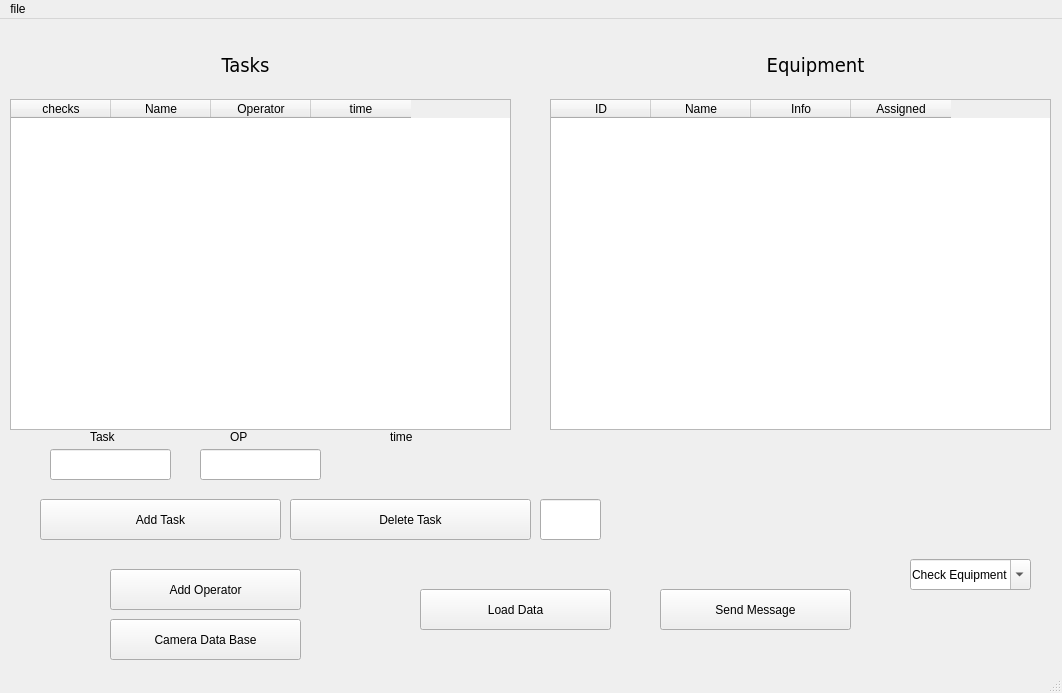
<?xml version="1.0" encoding="UTF-8"?>
<ui version="4.0">
 <class>MainWindow</class>
 <widget class="QMainWindow" name="MainWindow">
  <property name="geometry">
   <rect>
    <x>0</x>
    <y>0</y>
    <width>1062</width>
    <height>693</height>
   </rect>
  </property>
  <property name="windowTitle">
   <string>MainWindow</string>
  </property>
  <widget class="QWidget" name="centralwidget">
   <widget class="QPushButton" name="cameraData">
    <property name="geometry">
     <rect>
      <x>110</x>
      <y>600</y>
      <width>191</width>
      <height>41</height>
     </rect>
    </property>
    <property name="text">
     <string>Camera Data Base</string>
    </property>
   </widget>
   <widget class="QTableWidget" name="tableWidget">
    <property name="geometry">
     <rect>
      <x>550</x>
      <y>80</y>
      <width>501</width>
      <height>331</height>
     </rect>
    </property>
    <column>
     <property name="text">
      <string>ID</string>
     </property>
    </column>
    <column>
     <property name="text">
      <string>Name</string>
     </property>
    </column>
    <column>
     <property name="text">
      <string>Info</string>
     </property>
    </column>
    <column>
     <property name="text">
      <string>Assigned</string>
     </property>
    </column>
   </widget>
   <widget class="QPushButton" name="Loaddata">
    <property name="geometry">
     <rect>
      <x>420</x>
      <y>570</y>
      <width>191</width>
      <height>41</height>
     </rect>
    </property>
    <property name="text">
     <string>Load Data</string>
    </property>
   </widget>
   <widget class="QPushButton" name="cameraData_3">
    <property name="geometry">
     <rect>
      <x>110</x>
      <y>550</y>
      <width>191</width>
      <height>41</height>
     </rect>
    </property>
    <property name="text">
     <string>Add Operator</string>
    </property>
   </widget>
   <widget class="QPushButton" name="cameraData_4">
    <property name="geometry">
     <rect>
      <x>660</x>
      <y>570</y>
      <width>191</width>
      <height>41</height>
     </rect>
    </property>
    <property name="text">
     <string>Send Message</string>
    </property>
   </widget>
   <widget class="QPushButton" name="AddEQ">
    <property name="geometry">
     <rect>
      <x>40</x>
      <y>480</y>
      <width>241</width>
      <height>41</height>
     </rect>
    </property>
    <property name="text">
     <string>Add Task</string>
    </property>
   </widget>
   <widget class="QLabel" name="List">
    <property name="geometry">
     <rect>
      <x>130</x>
      <y>30</y>
      <width>231</width>
      <height>31</height>
     </rect>
    </property>
    <property name="font">
     <font>
      <family>DejaVu Sans Condensed</family>
      <pointsize>15</pointsize>
      <weight>50</weight>
      <bold>false</bold>
      <kerning>true</kerning>
     </font>
    </property>
    <property name="text">
     <string>Tasks</string>
    </property>
    <property name="alignment">
     <set>Qt::AlignCenter</set>
    </property>
    <property name="textInteractionFlags">
     <set>Qt::NoTextInteraction</set>
    </property>
   </widget>
   <widget class="QLabel" name="List_2">
    <property name="geometry">
     <rect>
      <x>700</x>
      <y>30</y>
      <width>231</width>
      <height>31</height>
     </rect>
    </property>
    <property name="font">
     <font>
      <family>DejaVu Sans Condensed</family>
      <pointsize>15</pointsize>
      <weight>50</weight>
      <bold>false</bold>
      <kerning>true</kerning>
     </font>
    </property>
    <property name="text">
     <string>Equipment</string>
    </property>
    <property name="alignment">
     <set>Qt::AlignCenter</set>
    </property>
    <property name="textInteractionFlags">
     <set>Qt::NoTextInteraction</set>
    </property>
   </widget>
   <widget class="QLabel" name="label">
    <property name="geometry">
     <rect>
      <x>90</x>
      <y>410</y>
      <width>101</width>
      <height>16</height>
     </rect>
    </property>
    <property name="text">
     <string>Task</string>
    </property>
   </widget>
   <widget class="QLabel" name="label_2">
    <property name="geometry">
     <rect>
      <x>230</x>
      <y>410</y>
      <width>101</width>
      <height>16</height>
     </rect>
    </property>
    <property name="text">
     <string>OP</string>
    </property>
   </widget>
   <widget class="QLabel" name="label_3">
    <property name="geometry">
     <rect>
      <x>390</x>
      <y>410</y>
      <width>101</width>
      <height>16</height>
     </rect>
    </property>
    <property name="text">
     <string>time</string>
    </property>
   </widget>
   <widget class="QLineEdit" name="task">
    <property name="geometry">
     <rect>
      <x>50</x>
      <y>430</y>
      <width>121</width>
      <height>31</height>
     </rect>
    </property>
   </widget>
   <widget class="QLineEdit" name="OP">
    <property name="geometry">
     <rect>
      <x>200</x>
      <y>430</y>
      <width>121</width>
      <height>31</height>
     </rect>
    </property>
   </widget>
   <widget class="QTableWidget" name="tableWidget_2">
    <property name="geometry">
     <rect>
      <x>10</x>
      <y>80</y>
      <width>501</width>
      <height>331</height>
     </rect>
    </property>
    <attribute name="verticalHeaderHighlightSections">
     <bool>true</bool>
    </attribute>
    <column>
     <property name="text">
      <string>checks</string>
     </property>
    </column>
    <column>
     <property name="text">
      <string>Name</string>
     </property>
    </column>
    <column>
     <property name="text">
      <string>Operator</string>
     </property>
    </column>
    <column>
     <property name="text">
      <string>time</string>
     </property>
    </column>
   </widget>
   <widget class="QComboBox" name="comboBox">
    <property name="geometry">
     <rect>
      <x>910</x>
      <y>540</y>
      <width>121</width>
      <height>31</height>
     </rect>
    </property>
    <property name="editable">
     <bool>true</bool>
    </property>
    <item>
     <property name="text">
      <string>Check Equipment</string>
     </property>
    </item>
    <item>
     <property name="text">
      <string>Balance Tripod</string>
     </property>
    </item>
    <item>
     <property name="text">
      <string>New Item</string>
     </property>
    </item>
    <item>
     <property name="text">
      <string>Toast photos </string>
     </property>
    </item>
    <item>
     <property name="text">
      <string>Take Family Pictures</string>
     </property>
    </item>
    <item>
     <property name="text">
      <string>Clean Lenses</string>
     </property>
    </item>
    <item>
     <property name="text">
      <string>Check Memory Card</string>
     </property>
    </item>
    <item>
     <property name="text">
      <string>Take Close up decorations</string>
     </property>
    </item>
   </widget>
   <widget class="QPushButton" name="AddEQ_2">
    <property name="geometry">
     <rect>
      <x>290</x>
      <y>480</y>
      <width>241</width>
      <height>41</height>
     </rect>
    </property>
    <property name="text">
     <string>Delete Task</string>
    </property>
   </widget>
   <widget class="QLineEdit" name="task_2">
    <property name="geometry">
     <rect>
      <x>540</x>
      <y>480</y>
      <width>61</width>
      <height>41</height>
     </rect>
    </property>
   </widget>
  </widget>
  <widget class="QMenuBar" name="menubar">
   <property name="geometry">
    <rect>
     <x>0</x>
     <y>0</y>
     <width>1062</width>
     <height>21</height>
    </rect>
   </property>
   <widget class="QMenu" name="menufile">
    <property name="title">
     <string>file</string>
    </property>
   </widget>
   <addaction name="menufile"/>
  </widget>
  <widget class="QStatusBar" name="statusbar"/>
 </widget>
 <resources/>
 <connections/>
</ui>
